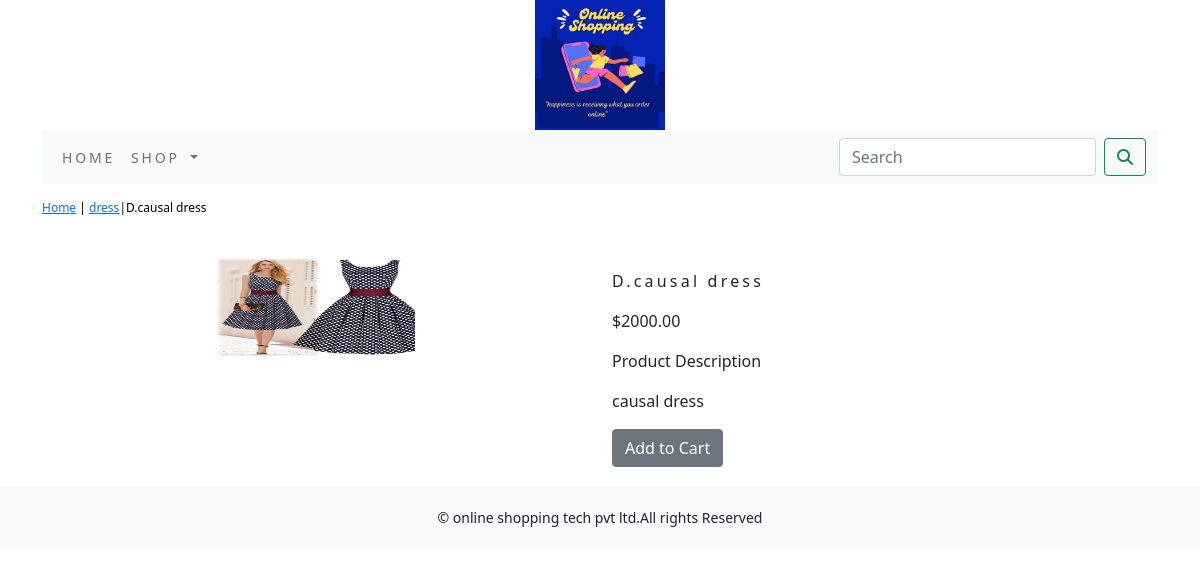
/ecommerceapp/dress/causal-dress/, run on the app's committed database.
### ecommerceapp/models.py (models this page shows, shortened)
class Product(models.Model):
    name = models.CharField(max_length=250, unique=True)
    slug = models.SlugField(max_length=250, unique=True)
    description = models.TextField(blank=True)
    price=models.DecimalField(max_digits=10,decimal_places=2)
    category=models.ForeignKey(Category,on_delete=models.CASCADE)
    image = models.ImageField(upload_to='product', blank=True)
    stock=models.IntegerField()
    available=models.BooleanField(default=True)
    created=models.DateTimeField(auto_now_add=True)
    updated=models.DateTimeField(auto_now=True)
    class Meta:
        ordering = ('name',)
        verbose_name = 'product'
        verbose_name_plural = 'products'

class Category(models.Model):
    name=models.CharField(max_length=250,unique=True)
    slug = models.SlugField(max_length=250, unique=True)
    description=models.TextField(blank=True)
    image=models.ImageField(upload_to='category',blank=True)
    class Meta:
        ordering=('name',)
        verbose_name='category'
        verbose_name_plural='categories'
    def get_url(self):
        return reverse('ecommerceapp:product_by_category',args=[self.slug])
    def  __str__(self):
        return '{}'.format(self.name)

### ecommerceapp/views.py (the view)
# urls.py: path('<slug:c_slug>/<slug:product_slug>/', views.proDetail, name='prodCatdetail'),
def proDetail(request,c_slug,product_slug):
    try:
        product=Product.objects.get(category__slug=c_slug,slug=product_slug)
    except Exception as e:
        raise e
    return  render(request,'product.html',{'product':product})

### cart/context_processors.py (called while the page is built)
def counter(request):
    item_count=0
    if 'admin' in request.path:
        return {}
    else:
        try:
            cart=Cart.objects.filter(cart_id=_cart_id(request))
            car_items=CartItem.objects.all().filter(cart=cart[:1])
            for cart_item in car_items:
                item_count += cart_item.quantity
        except Cart.DoesNotExist:
            item_count =0
    return dict(item_count=item_count)

### cart/views.py (called while the page is built)
def _cart_id(request):
    cart=request.session.session_key
    if not cart:
        cart=request.session.create()
    return cart

### ecommerceapp/context_processors.py (called while the page is built)
def menu_links(request):
    links=Category.objects.all()
    return dict(links=links)

### templates/product.html (shortened to what this page needs)
{% extends 'base.html' %}
{% load static %}
{% block content %}
<div  class="row my_prod_row_class">
  <div class="mx_auto">
    <p> <a href="{% url 'ecommerceapp:allProdCat' %}">Home</a> | <a href="{{product.category.get_url}}">{{product.category}}</a>|{{product.name}}</p>
  </div>
<div class="container">
<br>
<div class="row">
  <div class="col-12 col-sm-12 col-md-12 col-lg-6 text-center">
    <div  style="min-width:18rem">
      <img src="{{product.image.url}}" width="200px" height="100px">
    </div>
  </div>
    <div class="col-12 col-sm-12 col-md-12 col-lg-6">
      <div>
      <h1 class="my_prod_title">{{product.name}}</h1>
      <p>${{product.price}}</p>
      <p class="my_title"> Product Description</p>
      <p class="text-justify my_rod_text">{{product.description}}</p>
      {% if product.stock <= 0 %}
      <p class="text-justify  my_prod_text"><b> Out of Stock</b></p>
      {% else %}
      <a class="btn btn-secondary" href="{% url 'cart:add_cart' product.id %}">Add to Cart</a>
      {% endif %}
    </div>
      </div>
</div>
</div>
</div>
   {% endblock%}

### static/css/custom.css (style rules this page uses)
body { font-family: 'Roboto', sans-serif; }
.my_prod_row_class { padding-top:15px; padding-bottom:20px; }
.my_prod_row_class .mx_auto { color:#000; font-size:12px; text-decoration:none; }
.my_prod_title { font-size:16px; text_transform:uppercase; letter-spacing: .2em; padding-top:15px; padding-bottom:10px; }

### data on the page
Product: category "dress", name "D.causal dress", image (picture), price "2000.00", description "causal dress"
